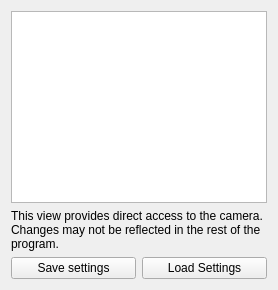
      <widget class="QWidget" name="advancedTab">
       <attribute name="title">
        <string>Camera features</string>
       </attribute>
       <layout class="QVBoxLayout" name="verticalLayout_9">
        <item>
         <widget class="QTreeView" name="advancedTree">
          <property name="animated">
           <bool>true</bool>
          </property>
         </widget>
        </item>
        <item>
         <widget class="QLabel" name="label_20">
          <property name="text">
           <string>&lt;html&gt;&lt;head/&gt;&lt;body&gt;&lt;p&gt;This view provides direct access to the camera. Changes may not be reflected in the rest of the program.&lt;/p&gt;&lt;/body&gt;&lt;/html&gt;</string>
          </property>
          <property name="wordWrap">
           <bool>true</bool>
          </property>
         </widget>
        </item>
        <item>
         <layout class="QHBoxLayout" name="horizontalLayout_6">
          <item>
           <widget class="QPushButton" name="saveSettingsButton">
            <property name="toolTip">
             <string>Choose a file to store camera settings.</string>
            </property>
            <property name="text">
             <string>Save settings</string>
            </property>
           </widget>
          </item>
          <item>
           <widget class="QPushButton" name="loadSettingsButton">
            <property name="toolTip">
             <string>Choose a file to load camera settings.</string>
            </property>
            <property name="text">
             <string>Load Settings</string>
            </property>
           </widget>
          </item>
         </layout>
        </item>
       </layout>
      </widget>
